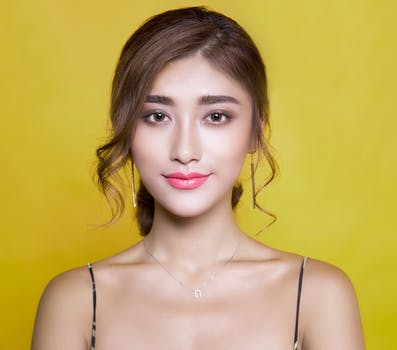
#> input picture A3/A3_resources/5.jpeg, 397 x 350 px
$ jupyter execute Q1.ipynb   (shell and % lines are left out)   (older library calls are emulated)
#> lines starting #> are read from the running program, lines starting #| are printed output that depends on the picture
### A3/Q1.py
import numpy as np
from skimage.io import imread
import pdb
import matplotlib.pyplot as plt


def magnitude(fft_img):
    real = fft_img.real
    imag = fft_img.imag

    mag = np.sqrt(real**2 + imag**2)
    return mag


def scale_img(img):
    new_img = 20 * np.log(img)
    return new_img


# [46 lines that do not run on import are left out]

### A3/Q1.ipynb
### Report Q1

The code the question can be found in Q1.py file. We will import the functions defined in the file to demonstrate usbaility and give results for different questions.

The FFT can be found like this:

[cell 1]
import numpy as np
from skimage.io import imread
import matplotlib.pyplot as plt

from Q1 import magnitude, scale_img

#### We then read an image and do the fourier transform as follows

[cell 2]
img = imread("A3_resources/5.jpeg", as_gray=True)
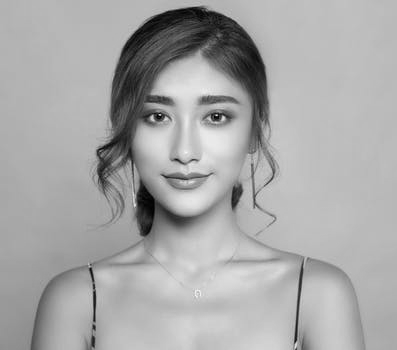
#> img: shape (350, 397) float64; min 0.00113, max 0.972, mean 0.66
fft = np.fft.fft2(img)
fft_shifted = np.fft.fftshift(fft)
mag = magnitude(fft_shifted)
scale_mag = scale_img(mag)
#> in scale_img, `new_img = 20 * np.log(img)`:
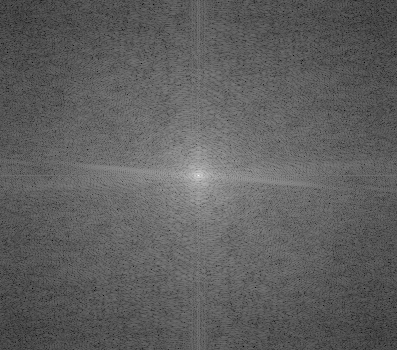
#> new_img: shape (350, 397) float64; min -89.53, max 228.5, mean 29.3; drawn with min black and max white

plt.figure(figsize=(10,10))
plt.subplot(121)
plt.imshow(img, 'gray')
plt.title("Original Image")
plt.subplot(122)
plt.imshow(scale_mag, 'gray')
plt.title("Original FFT magnitude")
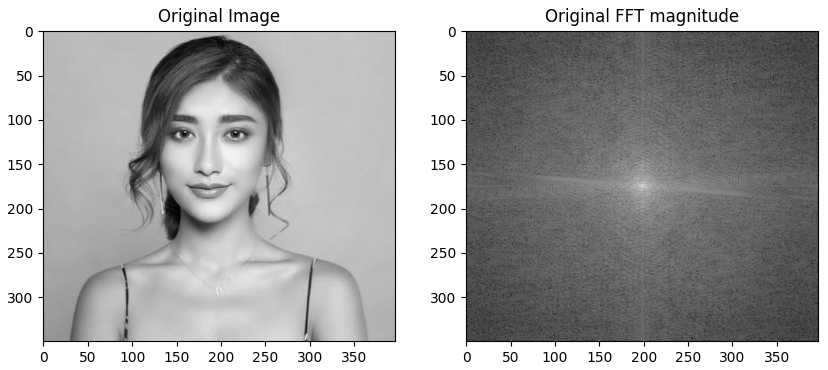
#> figure drawn by matplotlib, 2 panels

We then scale the original image and perform FFT on that to get the fourier image

[cell 3]
new_img = scale_img(img.astype(np.float))
#> in scale_img (call 2), `new_img = 20 * np.log(img)`:
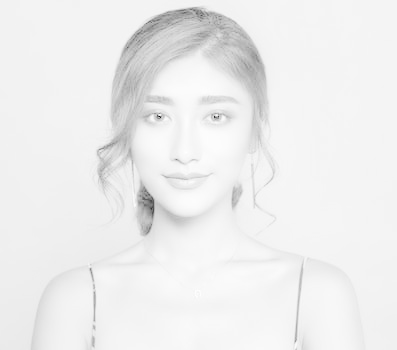
#> new_img: shape (350, 397) float64; min -135.7, max -0.57, mean -9.48; drawn with min black and max white
new_fft = np.fft.fft2(new_img)
new_fft_shifted = np.fft.fftshift(new_fft)
new_mag = magnitude(new_fft_shifted)
new_scale_mag = scale_img(new_mag)
#> in scale_img (call 3), `new_img = 20 * np.log(img)`:
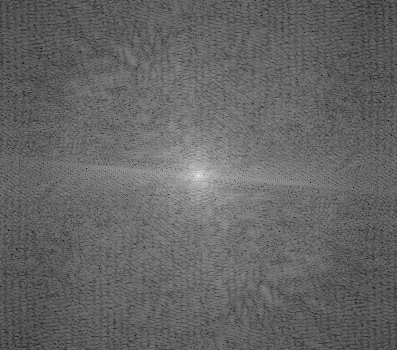
#> new_img: shape (350, 397) float64; min 11.89, max 281.8, mean 119.2; drawn with min black and max white

plt.figure(figsize=(10, 10))
plt.subplot(121)
plt.imshow(new_img, 'gray')
plt.title("Scaled Image")
plt.subplot(122)
plt.imshow(new_scale_mag, 'gray')
plt.title("Scaled Image FFT magnitude")
plt.show()

- #### Since we take a log of the intensity, the change in intensity is low.
- #### High frequency components are removed from the image and thus there is less high frequency in the FFT. Image is brighter at the center.

[cell 4]
fft_fft = np.fft.fft2(fft)
mag = magnitude(fft_fft)
#> in magnitude (call 3), `real = fft_img.real`:
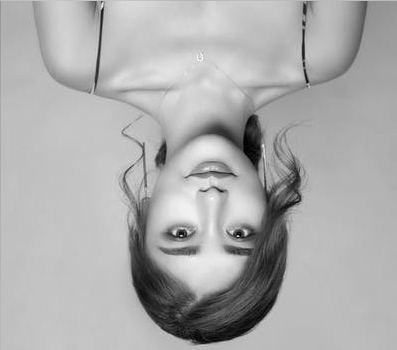
#> real: shape (350, 397) float64; min 157.1, max 135048.7, mean 91658.2; drawn with min black and max white
#> in magnitude (call 3), `imag = fft_img.imag`:
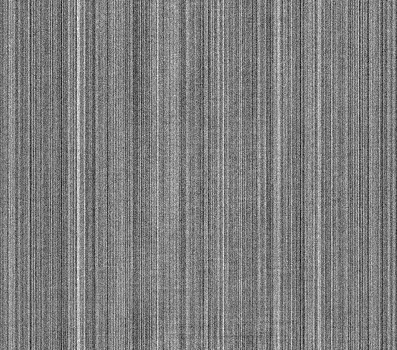
#> imag: shape (350, 397) float64; min -1.59e-10, max 1.61e-10, mean -3.48e-13; drawn with min black and max white

plt.imshow(mag, 'gray')
plt.title("FFT of the FFT")
plt.show()

#### The obtained image is reversed in the x and y direction. We can flip the fourier transformed output before taking the second FFT to obtain the original image again.

[cell 5]
fft_flip = np.fft.ifftshift(np.fliplr(np.flipud(fft_shifted)))
fft_fft_flip = np.fft.fft2(fft_flip)
mag = magnitude(fft_fft_flip)
#> in magnitude (call 4), `real = fft_img.real`:
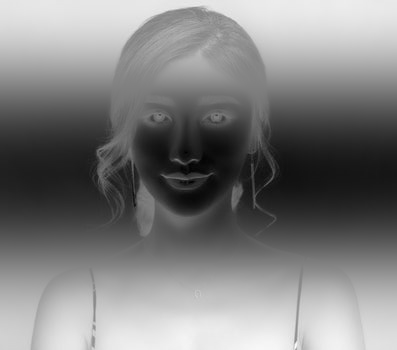
#> real: shape (350, 397) float64; min -123699.6, max 122731.3, mean -320.2; drawn with min black and max white
#> in magnitude (call 4), `imag = fft_img.imag`:
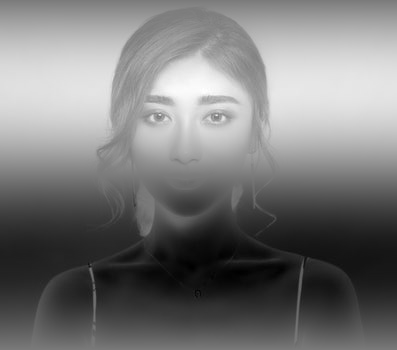
#> imag: shape (350, 397) float64; min -119734.5, max 127255.6, mean -2305.2; drawn with min black and max white

$ run again, with A3/A3_resources/2.tiff saved as A3/A3_resources/5.jpeg
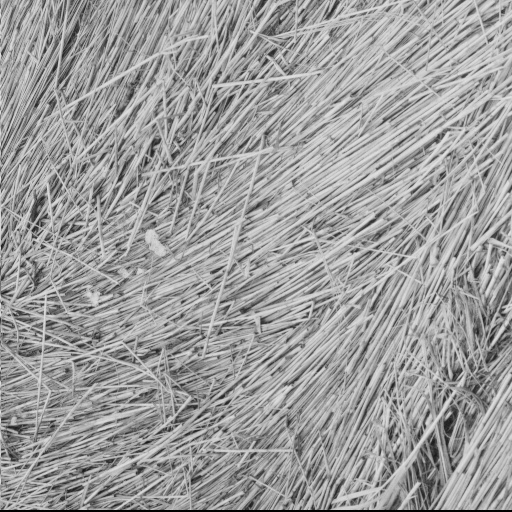
#> input picture A3/A3_resources/2.tiff, 512 x 512 px
#> img is the input picture: shape (512, 512); min 0, max 228, mean 156.8
#> real: shape (512, 512) float64; every value is NaN or infinite
#> imag: shape (512, 512) float64; 100% of the values are NaN or infinite; the others: min 0, max 0, mean 0
#> mag: shape (512, 512) float64; every value is NaN or infinite
#> in magnitude (call 4), `imag = fft_img.imag`:
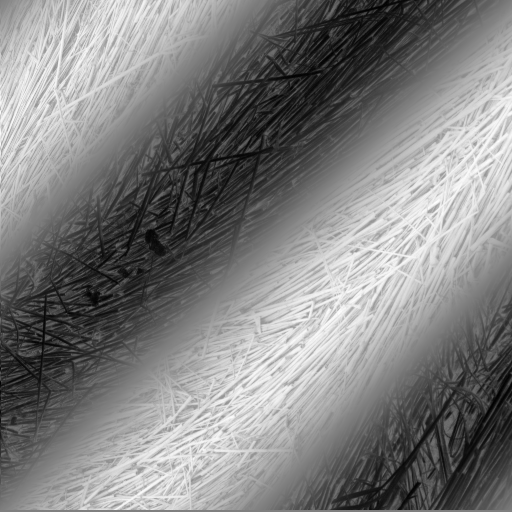
#> imag: shape (512, 512) float64; min -58649524.9, max 58453710.2, mean 114066.4; drawn with min black and max white
#> in magnitude (call 4), `mag = np.sqrt(real**2 + imag**2)`:
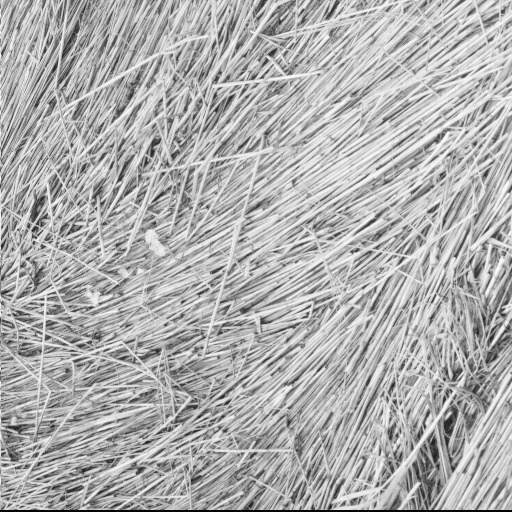
#> mag: shape (512, 512) float64; min 0, max 59768832, mean 41098889; drawn with min black and max white
